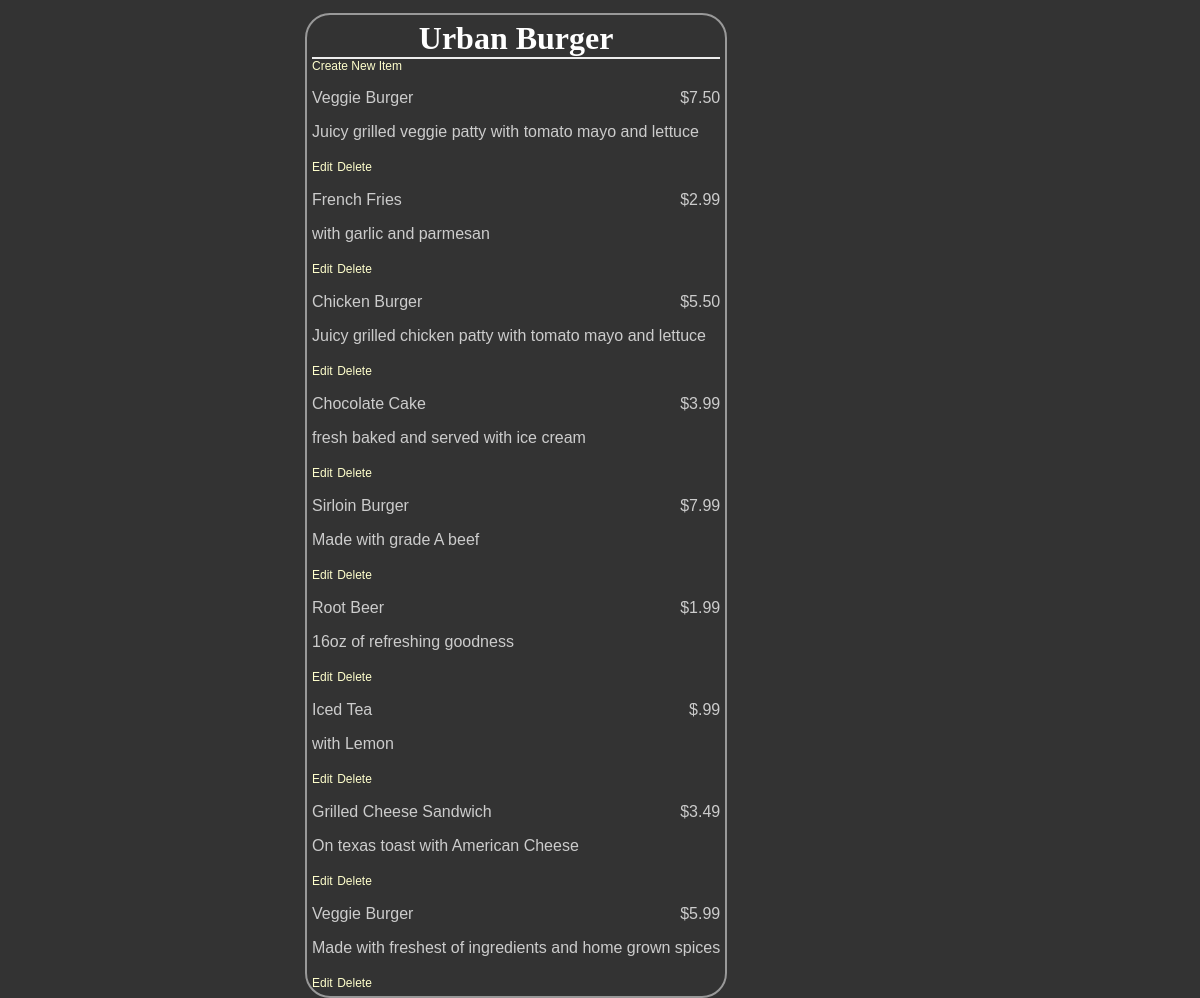
Page /restaurants/2/menu on the earlier database version.
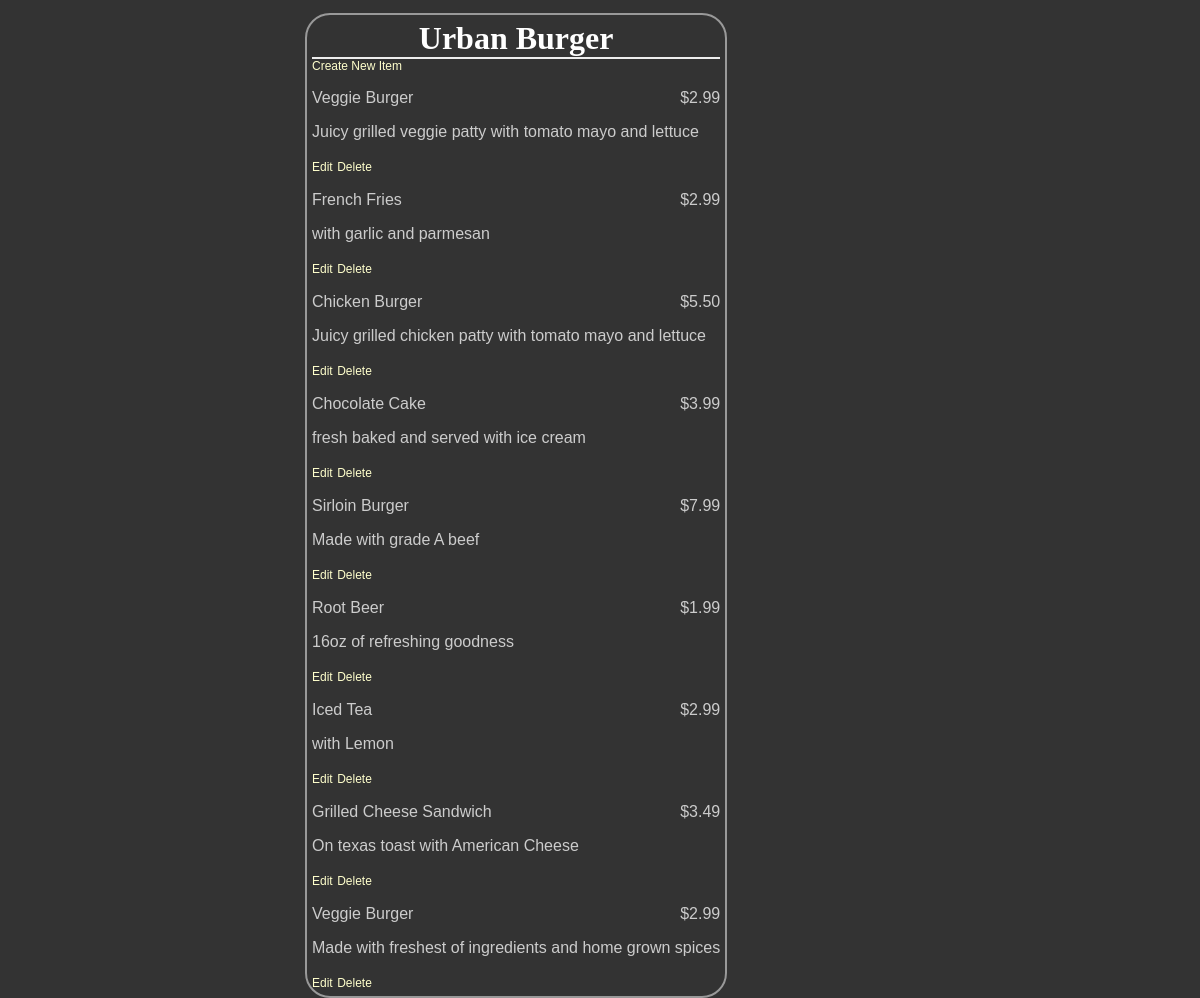
Same page on the later database version.
### database_setup.py (models this page shows, shortened)
class Restaurant(Base):
    __tablename__ = 'restaurant'
    id = Column(Integer, primary_key=True)
    name = Column(String(250), nullable=False)

class MenuItem(Base):
    __tablename__ = 'menu_item'
    id = Column(Integer, primary_key=True)
    name = Column(String(80), nullable=False)
    description = Column(String(250))
    price = Column(String(8))
    course = Column(String(250))
    restaurant_id = Column(Integer, ForeignKey('restaurant.id'))
    restaurant = relationship(Restaurant)

### project.py (the view)
@app.route('/')
@app.route('/restaurants/<int:restaurant_id>/menu')
def restaurantMenu(restaurant_id):
    session = DBSession()
    restaurant = session.query(Restaurant).filter_by(id=restaurant_id).one()
    items = session.query(MenuItem).filter_by(restaurant_id=restaurant_id)
    return render_template(
        'menu.html', restaurant=restaurant, items=items, restaurant_id=restaurant_id)

### templates/menu.html (shortened to what this page needs)
<html>
    <head>
        <link rel="stylesheet" type="text/css" href="{{ url_for('static', filename='styles.css') }}"></head>
        <body>
            <div class='pane'>
                <div class='header'>
                    <h1>{{ restaurant.name }}</h1>
                </div>
                <a href='{{url_for('newMenuItem', restaurant_id = restaurant.id) }}'>Create New Item</a>
                {% for i in items %}
                    <div class='nameAndPrice'>
                        <span class='name'>
                            <p>{{i.name}}</p>
                        </span>
                        <span class='price'>
                            <p>{{i.price}}
                            </p>
                        </span>
                    </div>
                    <div class='description'>
                        <p>{{i.description}}</p>
                    </div>
                    <div class="editdeletepane">
                        <a href='{{url_for('editMenuItem',restaurant_id = restaurant.id, menu_id=i.id)}}'>Edit</a>
                        <a href='{{url_for('deleteMenuItem', restaurant_id = restaurant.id, menu_id=i.id)}}'>
                            Delete</a>
                    </div>
                {% endfor %}
            </div>
    </body>
</html>

### static/styles.css (style rules this page uses)
body { font-family: sans-serif; background-color: #333333 }
h1, h2, h3, h4 { color: #ffffff; }
h1, h2 { font-family: 'georgia', serif; margin: 0; }
h1 { border-bottom: 2px solid #eee; }
p, dd, dt { color: #cccccc; }
a { text-decoration: none; color: #ffffcc; font-size: .75em; }
.pane { position: absolute; left: 25%; border: 2px solid; border-radius: 25px; padding: 5px; margin: 5px; border-color: #999999; background-color: #333333 }
.header { left: 50%; text-align: center; }
.name { width: 50%; display: inline-block; float: left; }
.price { text-align: right; width: 50%; float: right; }

Differences in the rows shown:
changed MenuItem "Juicy grilled veggie patty with tomato mayo and lettuce": price "$7.50" → "$2.99"
changed MenuItem "Iced Tea": price "$.99" → "$2.99"
changed MenuItem "Made with freshest of ingredients and home grown spices": price "$5.99" → "$2.99"
